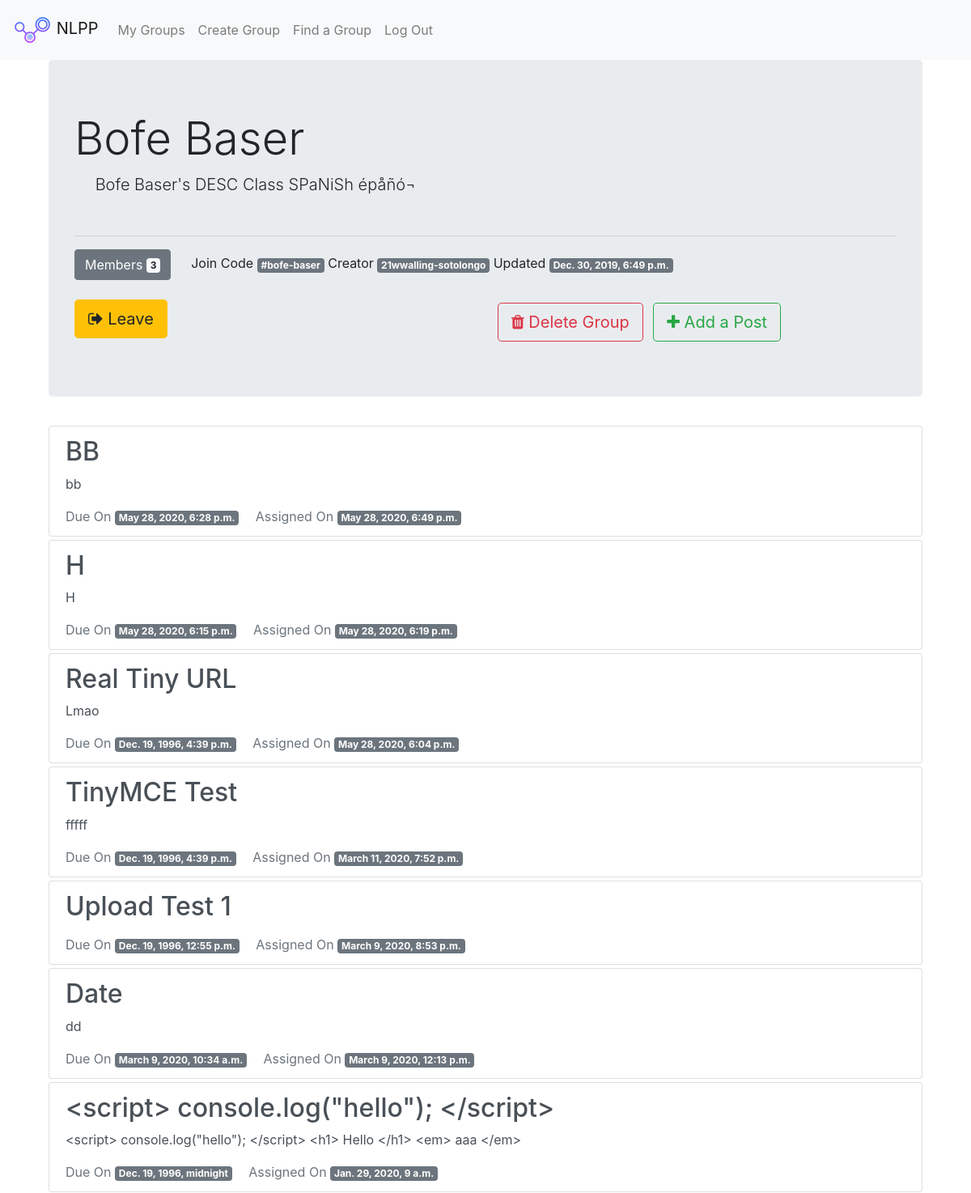
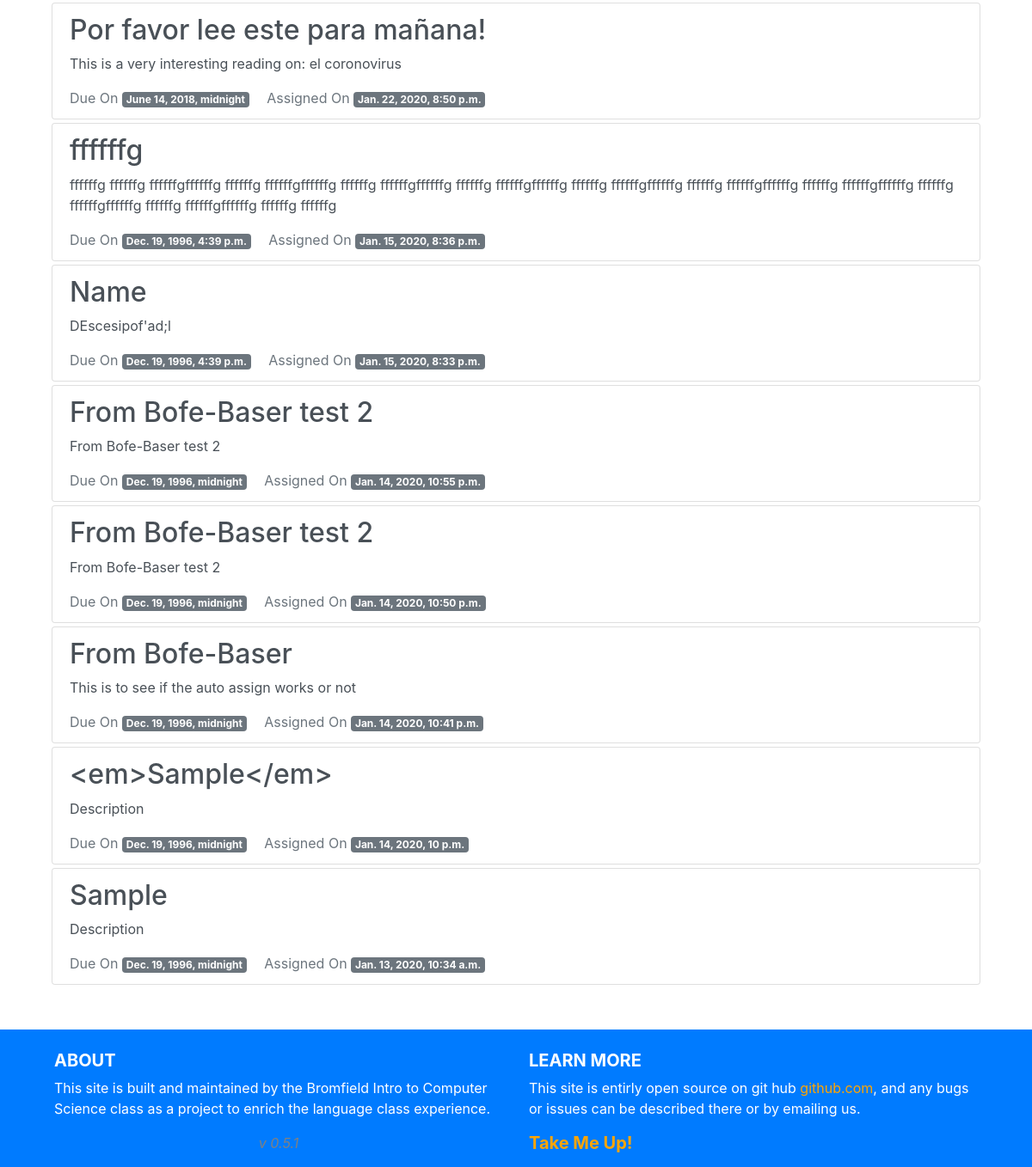
Before: /groups/singular/bofe-baser/ (signed in) with the older database file (2 pictures, top to bottom).
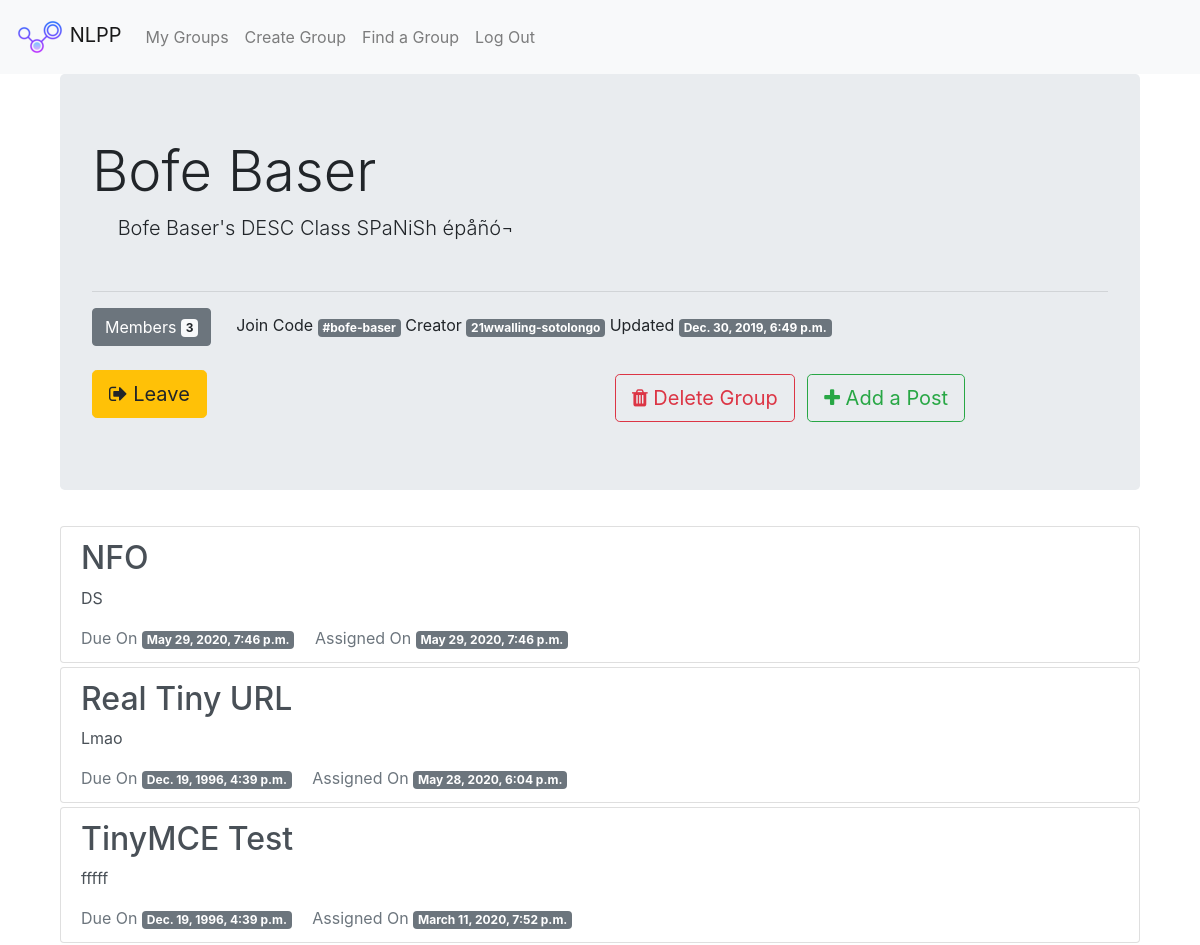
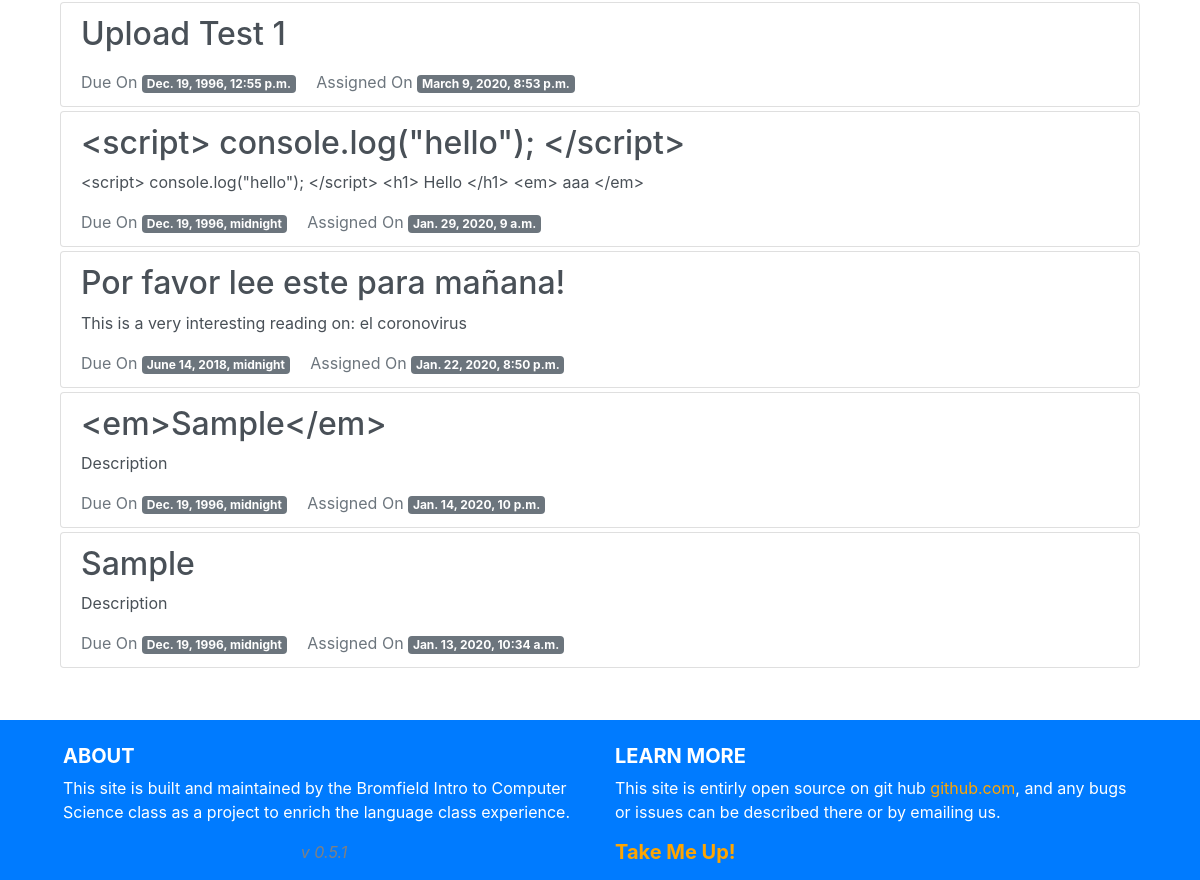
After: the same page with the newer database file (2 pictures, top to bottom).
### groups/models.py (models this page shows, shortened)
class Group(models.Model):
    name = models.CharField(max_length=50, unique=True)
    slug = models.SlugField(allow_unicode=True, unique=True)
    creator = models.ForeignKey(User, related_name="group_owners",on_delete=models.CASCADE)
    description = models.TextField(blank=True, default='')
    members = models.ManyToManyField(User,through="GroupMember")
    creation_date = models.DateTimeField(auto_now=True)
    class Meta:
        ordering = ["name"]

### posts/models.py (models this page shows, shortened)
class Post(models.Model):
    name = models.CharField(max_length=50)
    creator = models.ForeignKey(User, related_name="post_creator", on_delete=models.CASCADE)
    group = models.ForeignKey(Group, related_name="posts",null=True, blank=True,on_delete=models.CASCADE)
    description = models.TextField(blank=True, default="", max_length=8000)
    body_text = models.TextField(blank=True, default="", max_length=8000)
    creation_date = models.DateTimeField(auto_now=True)
    due_date = models.DateTimeField()
    from_lang = models.ForeignKey('SupportedLanguages', related_name="from_langs", on_delete=models.CASCADE)
    to_lang = models.ForeignKey('SupportedLanguages', related_name="to_langs", on_delete=models.CASCADE)
    class Meta:
        ordering = ["-creation_date"]

### groups/views.py (the view)
# urls.py: path("singular/<slug>/",views.SingleGroup.as_view(),name="single"),
class SingleGroup(LoginRequiredMixin, generic.DetailView):
    model = Group

### groups/templates/groups/group_detail.html (shortened to what this page needs)
{% extends "groups/group_base.html" %}
{% block pregroup %}
<div class="container">
  <div class="jumbotron">
    <h1 class="display-4">{{group.name}}</h1>
    <p class="lead"> &emsp; {{group.description}}</p>
    <hr class=mt-5>
    <div>
      <button type="button" class="btn btn-secondary" data-toggle="modal"
        data-target="#MemberList">Members <span class="badge badge-light">
        {{group.members.count}} </span>
      </button> &emsp;
      Join Code <span class="badge badge-secondary"> #{{group.slug}} </span>
      Creator <span class="badge badge-secondary">{{group.creator}}</span>
      Updated <span class="badge badge-secondary">{{group.creation_date}}</span>
    </div>
    <div class="content mt-4">
      <div class="row">
      <div class="col">
    	{% if user in group.members.all %}
    		<a href="{% url 'groups:leave' slug=group.slug %}" class="btn btn-lg btn-warning"><span class="fa fa-sign-out"></span> Leave</a>
    	{% else %}
    		<a href="{% url 'groups:join' slug=group.slug %}" class="btn btn-lg btn-success"><span class="fa fa-sign-in"></span> Join</a>
    	{% endif %}
    </div>
      {% if user == group.creator %}
        <div class="col float-right">
            <a href="{% url 'groups:delete' slug=group.slug %}" class=" btn btn-lg btn-outline-danger my-1"><span class="fa fa-trash"></span> Delete Group</a>
            <a href="{% url 'groups:posts:create' slug=view.kwargs.slug %}" class="mx-2  btn btn-lg btn-outline-success my-1"><span class="fa fa-plus"></span> Add a Post</a>
        </div>
      {% endif %}
    </div>
    </div>
  </div>
  {% include "groups/_group_members_modal.html" with group=group%}
{% endblock %}
{% block group_content %}
  <div class= "container">
  {% for post in group.posts.all %}
  {% if user in group.members.all %}
  <div class="my-1">
    <a href="{% url 'groups:posts:single' pk=post.pk slug=group.slug %}" class="list-group-item list-group-item-action flex-column align-items-start">
      <h2 class="mb-2">{{ post.name }}</h2>
      <p class="mt-2"> {{ post.description}} </p>
      <div class="d-flex justify-content-start w-40 ">
        <span class="text-muted"> Due On <span class="badge badge-secondary">{{ post.due_date }}</span></span>
        <span class="text-muted ml-3"> Assigned On <span class="badge badge-secondary">{{ post.creation_date }}</span></span>
      </div>
    </a>
  </div>
  {% endif %}
  {% endfor %}
  </div>
{% endblock %}

### groups/templates/groups/group_base.html (shortened to what this page needs)
{% extends "base.html" %}
{% block content %}
<div class="container">
  <div class="row">
    {% block pregroup %}{% endblock %}
    {% block group_content %}{% endblock %}
  </div>
</div>
{% endblock %}

### templates/base.html (shortened to what this page needs)
<!DOCTYPE html>
{% load static %}
<html>
  <head>
    <link rel="stylesheet" href="https://stackpath.bootstrapcdn.com/bootstrap/4.4.1/css/bootstrap.min.css">
    <link href="https://maxcdn.bootstrapcdn.com/font-awesome/4.7.0/css/font-awesome.min.css" rel="stylesheet">
    <link rel="stylesheet" href="{% static 'NLPP/css/master.css'%}">
  </head>
  <body class= "w-b">
    <div class="content">
    <nav id="navbar" class="navbar sticky-top navbar-expand-sm navbar-light bg-light">
      <a class="navbar-brand mynav" href="{% url 'home' %}">
        <img src="{% static 'NLPP/icons/favicon.ico' %}">
        NLPP
      </a>
      <div class="collapse navbar-collapse" id="navbarToggler">
        <ul class="navbar-nav mr-auto">
            {% if user.is_authenticated %}
              <a class="nav-item nav-link" href="{% url 'groups:all' %}" class="btn btn-simple">My Groups</a>
              <a class="nav-item nav-link" href="{% url 'groups:create' %}" class="btn btn-simple">Create Group</a>
              <a class="nav-item nav-link" href="{% url 'groups:find' %}" class="btn btn-simple">Find a Group</a>
              <a class="nav-item nav-link" href="{% url 'accounts:logout' %}" class="btn btn-simple">Log Out</a>
            {% else %}
              <a class="nav-item nav-link" href="{% url 'accounts:login' %}" class="btn btn-simple">Login</a>
              <a class="nav-item nav-link" href="{% url 'accounts:signup' %}" class="btn btn-simple">Sign Up</a>
            {% endif %}
        </ul>
      </div>
    </nav>
    <div class="container">
      {% block content %}
      {% endblock %}
    </div>
  </div>
  <div>
  <footer class="footer-dark footer bg-primary px-5 pt-4 mt-5">
    <div class="container-fluid  text-center text-md-left">
      <div class="row">
        <div class="col-md-6 mt-md-0 mt-3">
          <h5 class="text-uppercase font-weight-bold">About</h5>
            <p> This site is built and maintained by the Bromfield Intro to Computer Science class as a project to
            enrich the language class experience.
            <center style="color:gray"><em>v 0.5.1</em> </center> </p>
        </div>
        <div class="col-md-6 mb-md-0 mb-3">
          <h5 class="text-uppercase font-weight-bold">Learn More</h5>
          <p>This site is entirly open source on git hub  <a href="https://github.com/ALearningCurve/NLPP" class="footer-dark-links"> github.com</a>,
          and any bugs or issues can be described there or by emailing us.</p>
          <h5><a href="#TopOfPage" class="footer-dark-links"><b>Take Me Up!</b></a></h5>
        </div>
      </div>
    </div>
    </footer>
  </div>
  </body>
</html>

### groups/templates/groups/_group_members_modal.html (shortened to what this page needs)
</div>

### static/NLPP/css/master.css (style rules this page uses)
html { height:100%; }
body { background-color: #FFFFFF; font-size: 1rem; height:100%; overflow-wrap: break-word; word-wrap: break-word; hyphens: auto; display: flex; flex-direction: column; }
a { color: blue; }
.footer-dark { color:white; }
.footer-dark-links { color:orange; }
.footer { flex-shrink: 0; }
.content { flex: 1 0 auto; }

Changed rows visible on the page:
removed Post: name "BB", description "bb", due_date "May 28, 2020, 6:28 p.m.", creation_date "May 28, 2020, 6:49 p.m."
removed Post: name "H", description "H", due_date "May 28, 2020, 6:15 p.m.", creation_date "May 28, 2020, 6:19 p.m."
removed Post: name "Date", description "dd", due_date "March 9, 2020, 10:34 a.m.", creation_date "March 9, 2020, 12:13 p.m."
removed Post: name "ffffffg", description "ffffffg ffffffg ffffffgffffffg ffffffg ffffffgffffffg ffffffg ffffffgffffffg ffffffg ffffffgffffffg ffffffg ffffffgffffffg ffffffg ffffffgffffffg ffffffg ffffffgffffffg ffffffg ffffffgffffffg ffffffg ffffffgffffffg ffffffg ffffffg", due_date "Dec. 19, 1996, 4:39 p.m.", creation_date "Jan. 15, 2020, 8:36 p.m."
removed Post: name "Name", description "DEscesipof'ad;l", due_date "Dec. 19, 1996, 4:39 p.m.", creation_date "Jan. 15, 2020, 8:33 p.m."
removed Post: name "From Bofe-Baser test 2", description "From Bofe-Baser test 2", due_date "Dec. 19, 1996, midnight", creation_date "Jan. 14, 2020, 10:55 p.m."
removed Post: name "From Bofe-Baser test 2", description "From Bofe-Baser test 2", due_date "Dec. 19, 1996, midnight", creation_date "Jan. 14, 2020, 10:50 p.m."
removed Post: name "From Bofe-Baser", description "This is to see if the auto assign works or not", due_date "Dec. 19, 1996, midnight", creation_date "Jan. 14, 2020, 10:41 p.m."
added Post: name "NFO", description "DS", due_date "May 29, 2020, 7:46 p.m.", creation_date "May 29, 2020, 7:46 p.m."
